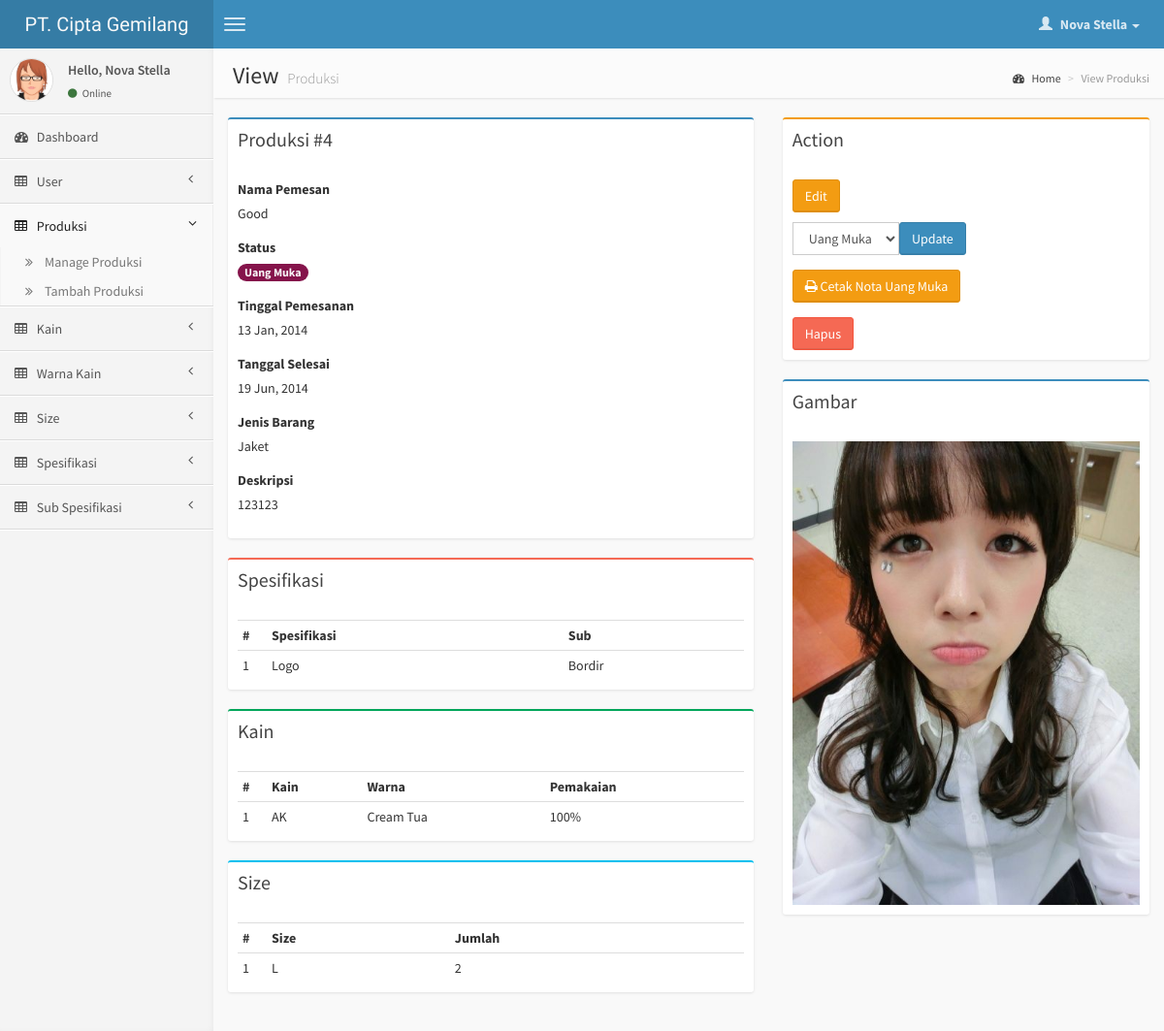
The app's page /page/produksi/view.php?id=4 (signed in) with its own data.
### tables this page shows
CREATE TABLE IF NOT EXISTS `user` (
  `id_user` int(11) NOT NULL AUTO_INCREMENT,
  `nama` varchar(100) NOT NULL,
  `username` varchar(15) NOT NULL,
  `password` varchar(255) NOT NULL,
  `level` int(11) NOT NULL,
  `date_created` date NOT NULL,
  PRIMARY KEY (`id_user`)
);

CREATE TABLE IF NOT EXISTS `produksi` (
  `id_produksi` int(11) NOT NULL AUTO_INCREMENT,
  `id_jenis_barang` int(11) NOT NULL,
  `nama` varchar(50) NOT NULL,
  `status` tinyint(4) NOT NULL,
  `tanggal_pemesanan` date NOT NULL,
  `tanggal_selesai` date NOT NULL,
  `deskripsi` text NOT NULL,
  `gambar` varchar(255) NOT NULL,
  PRIMARY KEY (`id_produksi`)
);

CREATE TABLE IF NOT EXISTS `jenis_barang` (
  `id_jenis_barang` int(11) NOT NULL AUTO_INCREMENT,
  `barang` varchar(50) NOT NULL,
  `qty_per_kg` int(5) NOT NULL,
  `harga_jasa` int(10) NOT NULL,
  PRIMARY KEY (`id_jenis_barang`)
);

CREATE TABLE IF NOT EXISTS `produksi_spesifikasi` (
  `id_produksi_spesifikasi` int(11) NOT NULL AUTO_INCREMENT,
  `id_produksi` int(11) NOT NULL,
  `id_spesifikasi` int(11) NOT NULL,
  `id_sub_spesifikasi` int(11) NOT NULL,
  PRIMARY KEY (`id_produksi_spesifikasi`)
);

CREATE TABLE IF NOT EXISTS `spesifikasis` (
  `id_spesifikasi` int(11) NOT NULL AUTO_INCREMENT,
  `spesifikasi` varchar(50) NOT NULL,
  PRIMARY KEY (`id_spesifikasi`)
);

CREATE TABLE IF NOT EXISTS `sub_spesifikasi` (
  `id_sub_spesifikasi` int(11) NOT NULL AUTO_INCREMENT,
  `id_spesifikasi` int(11) NOT NULL,
  `nama` varchar(50) NOT NULL,
  `harga` int(11) NOT NULL,
  PRIMARY KEY (`id_sub_spesifikasi`)
);

CREATE TABLE IF NOT EXISTS `produksi_warna` (
  `id_produksi_warna` int(11) NOT NULL AUTO_INCREMENT,
  `id_produksi` int(10) NOT NULL,
  `id_kain` int(10) NOT NULL,
  `id_jenis_warna` int(10) NOT NULL,
  `pemakaian` int(10) NOT NULL,
  PRIMARY KEY (`id_produksi_warna`)
);

CREATE TABLE IF NOT EXISTS `kains` (
  `id_kain` int(11) NOT NULL AUTO_INCREMENT,
  `kain` varchar(50) NOT NULL,
  PRIMARY KEY (`id_kain`)
);

CREATE TABLE IF NOT EXISTS `jenis_warna` (
  `id_jenis_warna` int(11) NOT NULL AUTO_INCREMENT,
  `id_kain` int(11) NOT NULL,
  `warna` varchar(50) NOT NULL,
  `harga` int(10) NOT NULL,
  PRIMARY KEY (`id_jenis_warna`)
);

CREATE TABLE IF NOT EXISTS `produksi_size` (
  `id_produksi_size` int(11) NOT NULL AUTO_INCREMENT,
  `id_produksi` int(11) NOT NULL,
  `id_size` int(11) NOT NULL,
  `jumlah` int(11) NOT NULL,
  PRIMARY KEY (`id_produksi_size`)
);

CREATE TABLE IF NOT EXISTS `sizes` (
  `id_size` int(11) NOT NULL AUTO_INCREMENT,
  `size` varchar(50) NOT NULL,
  PRIMARY KEY (`id_size`)
);

### page/produksi/view.php (the view, shortened to what the rows shown need)
<?php include '../header.php'; ?>
<section class="content-header">
    <h1>
        View
        <small>Produksi</small>
    </h1>
</section>
<section class="content">
	<?php if(isset($_GET['id'])){ ?>
		<?php
			$id = $_GET['id'];
			$sql = mysql_query("SELECT * FROM produksi WHERE id_produksi=$id");
			$data = mysql_fetch_array($sql);
		?>
		<div class="row">
			<div class="col-md-7">
				<div class="box box-primary">
					<div class="box-header">
						<h3 class="box-title">Produksi #<?php echo $data['id_produksi']; ?></h3>
					</div>
					<div class="box-body">
						<div class="form-group">
							<label>Nama Pemesan</label>
							<p><?php echo $data['nama']; ?></p>
						</div>
						<div class="form-group">
							<label>Status</label>
							<?php $status = getStatusProduksi($data['status']); ?>
							<p><span class="<?php echo $status['class']; ?>"><?php echo $status['text']; ?></span></p>
						</div>
						<div class="form-group">
							<label>Tinggal Pemesanan</label>
							<p><?php echo dateFormat($data['tanggal_pemesanan']); ?></p>
						</div>
						<div class="form-group">
							<label>Tanggal Selesai</label>
							<p><?php echo dateFormat($data['tanggal_selesai']); ?></p>
						</div>
						<div class="form-group">
							<label>Jenis Barang</label>
							<p><?php echo getJenisBarang($data['id_jenis_barang']); ?></p>
						</div>
						<div class="form-group">
							<label>Deskripsi</label>
							<p><?php echo $data['deskripsi']; ?></p>
						</div>
					</div>
				</div>
				<?php
					$q = mysql_query("SELECT * FROM produksi_spesifikasi where id_produksi=".$id);
				?>
					<div class="box box-danger">
						<div class="box-header">
							<h3 class="box-title">Spesifikasi</h3>
						</div>
						<div class="box-body">
							<table class="table table-condensed">
	                            <tr>
	                                <th style="width: 30px">#</th>
	                                <th>Spesifikasi</th>
	                                <th>Sub</th>
	                            </tr>
	                            <?php $i = 1; ?>
								<?php while($row = mysql_fetch_array($q)): ?>
		                            <tr>
		                                <td><?php echo $i; ?></td>
		                                <td><?php echo getSpesifikasi($row['id_spesifikasi']); ?></td>
		                                <td><?php echo getSubSpesifikasi($row['id_sub_spesifikasi']); ?></td>
		                            </tr>
		                            <?php $i++; ?>
	                        	<?php endwhile; ?>
	                        </table>
						</div>
					</div>
				<?php
					$q = mysql_query("SELECT * FROM produksi_warna where id_produksi=".$id);
				?>
					<div class="box box-success">
						<div class="box-header">
							<h3 class="box-title">Kain</h3>
						</div>
						<div class="box-body">
							<table class="table table-condensed">
	                            <tr>
	                                <th style="width: 30px">#</th>
	                                <th>Kain</th>
	                                <th>Warna</th>
	                                <th>Pemakaian</th>
	                            </tr>
	                            <?php $i = 1; ?>
								<?php while($row = mysql_fetch_array($q)): ?>
		                            <tr>
		                                <td><?php echo $i; ?></td>
		                                <td><?php echo getKain($row['id_kain']); ?></td>
		                                <td><?php echo getWarna($row['id_jenis_warna']); ?></td>
		                                <td><?php echo $row['pemakaian']; ?>%</td>
		                            </tr>
		                            <?php $i++; ?>
	                        	<?php endwhile; ?>
	                        </table>
						</div>
					</div>
				<?php
					$q = mysql_query("SELECT * FROM produksi_size where id_produksi=".$id);
				?>
					<div class="box box-info">
						<div class="box-header">
							<h3 class="box-title">Size</h3>
						</div>
						<div class="box-body">
							<table class="table table-condensed">
	                            <tr>
	                                <th style="width: 30px">#</th>
	                                <th>Size</th>
	                                <th>Jumlah</th>
	                            </tr>
	                            <?php $i = 1; ?>
								<?php while($row = mysql_fetch_array($q)): ?>
		                            <tr>
		                                <td><?php echo $i; ?></td>
		                                <td><?php echo getSize($row['id_size']); ?></td>
		                                <td><?php echo $row['jumlah']; ?></td>
		                            </tr>
		                            <?php $i++; ?>
	                        	<?php endwhile; ?>
	                        </table>
						</div>
					</div>
			</div>
			<div class="col-md-5">
				<div class="box box-warning">
					<div class="box-header">
						<h3 class="box-title">Action</h3>
					</div>
					<div class="box-body">
						<?php if($_SESSION['level'] != 4): ?>
							<p>
								<a href="edit.php?id=<?php echo $id; ?>" class="btn btn-warning">Edit</a>
							</p>
						<?php endif; ?>
						<?php if($_SESSION['level'] == 4 || $_SESSION['level'] == 1): ?>
	                        <form role="form" action="update_penjualan.php" method="post">
								<div class="input-group form-group col-md-6">
	                                <select class="form-control " name="fm[status]">
	                                    <option value="3" <?php if($data['status'] == 3) echo 'selected'; ?>>Uang Muka</option>
	                                </select>
		                            <span class="input-group-btn">
		                                <button type="submit" class="btn btn-primary">Update</button>
		                            </span>
		                        </div>
	                        </form>
	                        <?php if($data['status'] == 3){ ?>
	                        	<div class="form-group">
	                        		<a href="" class="btn btn-warning"><i class="fa fa-print"></i> Cetak Nota Uang Muka</a>
	                        	</div>
	                        <?php } else if($data['status'] == 4){ ?>
	                        	<div class="form-group">
	                        		<a href="" class="btn btn-warning"><i class="fa fa-print"></i> Cetak Surat Perintah Produksi</a>
	                        	</div>
	                        <?php } else if($data['status'] == 5){ ?>
	                        	<div class="form-group">
	                        		<a href="" class="btn btn-warning"><i class="fa fa-print"></i> Cetak Nota Pelunasan</a>
	                        	</div>
	                        <?php } ?>
						<?php endif; ?>
						<?php if($_SESSION['level'] == 1 || $_SESSION['level'] == 2): ?>
							<div>
								<a href="delete.php?id=<?php echo $id; ?>" onclick="return confirm('Anda yakin akan menghapus ini?')" class="btn btn-danger">Hapus</a>
							</div>
						<?php endif; ?>
					</div>
				</div>
				<div class="box box-primary">
					<div class="box-header">
						<h3 class="box-title">Gambar</h3>
					</div>
					<div class="box-body">
						<?php if($data['gambar']): ?>
							<img class="img-responsive" src="<?php echo DOMAIN; ?>/images/produksi/<?php echo $data['gambar']; ?>">
						<?php endif; ?>
					</div>
				</div>
			</div>
		</div>
	<?php } else { ?>
		<?php include '../404.php'; ?>
	<?php } ?>
</section>
<?php include '../footer.php'; ?>

### page/header.php (shortened to what the rows shown need)
<?php require('../../config/config.php'); require("../../config/session.php"); require("../../function.php");  ?>
<!DOCTYPE html>
<html>
    <head>
        <link href="<?php echo DOMAIN; ?>/css/bootstrap.min.css" rel="stylesheet" type="text/css" />
        <link href="<?php echo DOMAIN; ?>/css/font-awesome.min.css" rel="stylesheet" type="text/css" />
        <link href="<?php echo DOMAIN; ?>/css/ionicons.min.css" rel="stylesheet" type="text/css" />
        <link href="<?php echo DOMAIN; ?>/css/morris/morris.css" rel="stylesheet" type="text/css" />
        <link href="<?php echo DOMAIN; ?>/css/jvectormap/jquery-jvectormap-1.2.2.css" rel="stylesheet" type="text/css" />
        <link href="<?php echo DOMAIN; ?>/css/fullcalendar/fullcalendar.css" rel="stylesheet" type="text/css" />
        <link href="<?php echo DOMAIN; ?>/css/daterangepicker/daterangepicker-bs3.css" rel="stylesheet" type="text/css" />
        <link href="<?php echo DOMAIN; ?>/css/bootstrap-wysihtml5/bootstrap3-wysihtml5.min.css" rel="stylesheet" type="text/css" />
        <link href="../../css/datatables/dataTables.bootstrap.css" rel="stylesheet" type="text/css" />
        <link href="<?php echo DOMAIN; ?>/css/AdminLTE.css" rel="stylesheet" type="text/css" />
    </head>
    <body class="skin-blue">
        <header class="header">
            <nav class="navbar navbar-static-top" role="navigation">
                <div class="navbar-right">
                    <ul class="nav navbar-nav">
                        <li class="dropdown user user-menu">
                            <a href="#" class="dropdown-toggle" data-toggle="dropdown">
                                <i class="glyphicon glyphicon-user"></i>
                                <span><?php echo getUserInfo('nama'); ?> <i class="caret"></i></span>
                            </a>
                        </li>
                    </ul>
                </div>
            </nav>
        </header>
        <div class="wrapper row-offcanvas row-offcanvas-left">
            <aside class="left-side sidebar-offcanvas">
                <section class="sidebar">
                    <div class="user-panel">
                        <div class="pull-left info">
                            <p>Hello, <?php echo getUserInfo('nama'); ?></p>
                            <a href="#"><i class="fa fa-circle text-success"></i> Online</a>
                        </div>
                    </div>
                </section>
            </aside>
            <aside class="right-side">

### records on screen
user: nama "Nova Stella"
produksi: id_produksi "4", nama "Good", status "Uang Muka", tanggal_pemesanan "13 Jan, 2014", tanggal_selesai "19 Jun, 2014", id_jenis_barang.barang "Jaket", deskripsi "123123", gambar (picture)
produksi_spesifikasi: id_spesifikasi.spesifikasi "Logo", id_sub_spesifikasi.nama "Bordir"
produksi_warna: id_kain.kain "AK", id_jenis_warna.warna "Cream Tua", pemakaian "100"
produksi_size: id_size.size "L", jumlah "2"
